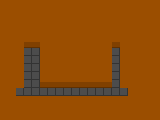

Tiled map render using the project's own tile images. Description and the whole map definition, tile-layer contents included, below:
An orthogonal 20x15 tile map with 8x8 px tiles, 1 tile layer (Tile Layer 1), 2 tilesets and 7 objects.

<map version="1.0" orientation="orthogonal" width="20" height="15" tilewidth="8" tileheight="8">
 <tileset firstgid="1" name="leveltiles" tilewidth="8" tileheight="8">
  <image source="../graphics/leveltiles.png" width="32" height="8" />
 </tileset>
 <tileset firstgid="5" name="entitytiles" tilewidth="8" tileheight="8">
  <image source="../raw/entitytiles.png" width="56" height="16" />
 </tileset>
 <layer name="Tile Layer 1" width="20" height="15">
  <data encoding="csv">
4,4,4,4,4,4,4,4,4,4,4,4,4,4,4,4,4,4,4,4,
4,4,4,4,4,4,4,4,4,4,4,4,4,4,4,4,4,4,4,4,
4,4,4,4,4,4,4,4,4,4,4,4,4,4,4,4,4,4,4,4,
4,4,4,4,4,4,4,4,4,4,4,4,4,4,4,4,4,4,4,4,
4,4,4,4,4,4,4,4,4,4,4,4,4,4,4,4,4,4,4,4,
4,4,4,3,3,4,4,4,4,4,4,4,4,4,3,4,4,4,4,4,
4,4,4,2,2,4,4,4,4,4,4,4,4,4,2,4,4,4,4,4,
4,4,4,2,2,4,4,4,4,4,4,4,4,4,2,4,4,4,4,4,
4,4,4,2,2,4,4,4,4,4,4,4,4,4,2,4,4,4,4,4,
4,4,4,2,2,4,4,4,4,4,4,4,4,4,2,4,4,4,4,4,
4,4,4,2,2,3,3,3,3,3,3,3,3,3,2,4,4,4,4,4,
4,4,2,2,2,2,2,2,2,2,2,2,2,2,2,2,4,4,4,4,
4,4,4,4,4,4,4,4,4,4,4,4,4,4,4,4,4,4,4,4,
4,4,4,4,4,4,4,4,4,4,4,4,4,4,4,4,4,4,4,4,
4,4,4,4,4,4,4,4,4,4,4,4,4,4,4,4,4,4,4,4
</data>
 </layer>
 <objectgroup name="Object Layer 1" width="20" height="15">
  <object gid="12" x="112" y="80" />
  <object gid="11" x="112" y="55" />
  <object gid="13" x="32" y="55" />
  <object gid="9" x="41" y="96" />
  <object gid="9" x="104" y="96" />
  <object gid="9" x="120" y="96" />
  <object gid="9" x="16" y="96" />
 </objectgroup>
</map>
